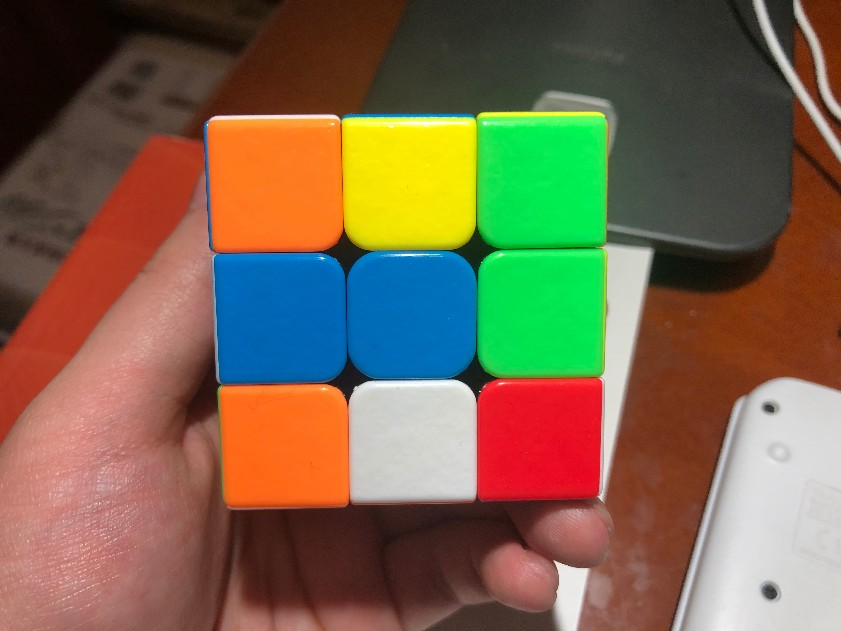
#> input picture RobotVision/1.jpg, 841 x 631 px, found by its file name
$ python tutorial_3.py
#> lines starting #> are read from the running program, lines starting #| are printed output that depends on the picture
#> further down, img is the input picture: shape (631, 841, 3); mean B, G, R 76.4, 101.6, 121.7
import cv2 as cv
import numpy as np


def extrace_object_demo():
    capture = cv.VideoCapture("C:/Users/Mark/Desktop/CubicRobot/extrace color demo.mp4")
    while True:
        ret, frame = capture.read()
        if ret is False:
            break
        hsv = cv.cvtColor(frame, cv.COLOR_BGR2HSV)
        lower_hsv = np.array([37, 43, 46])
        upper_hsv = np.array([77, 255, 255])
        mask = cv.inRange(hsv, lowerb=lower_hsv, upperb=upper_hsv)
        cv.imshow("video", frame)
        cv.imshow("mask", mask)
        c = cv.waitKey(40)
        if c is 27:
            break


def color_space_demo(image):
    gray = cv.cvtColor(image, cv.COLOR_BGR2GRAY)
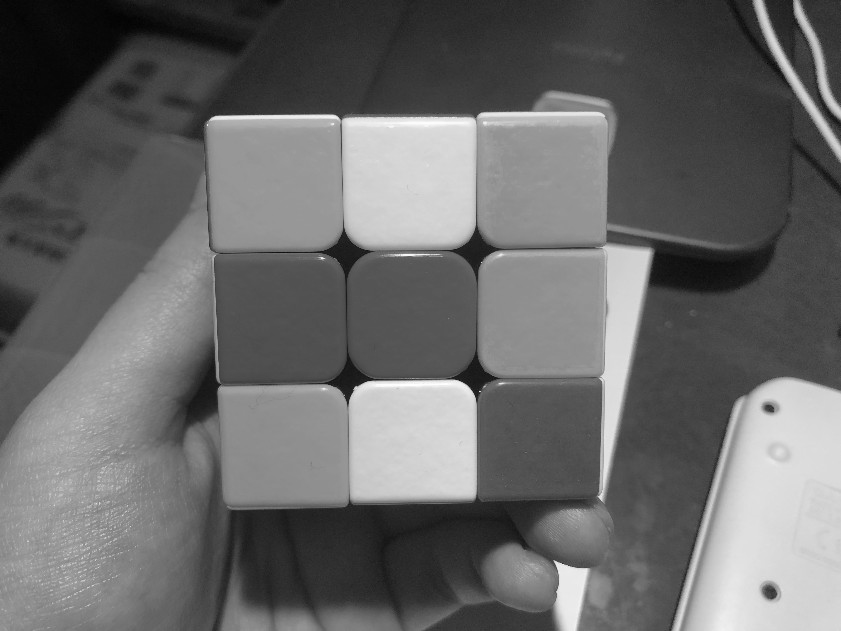
#> gray: shape (631, 841); min 2, max 254, mean 104.7
    hsv = cv.cvtColor(image, cv.COLOR_BGR2HSV)
#> hsv: shape (631, 841, 3); mean H, S, V 31.8, 139.7, 146.8
    hsv_full = cv.cvtColor(image, cv.COLOR_BGR2HSV_FULL)
#> hsv_full: shape (631, 841, 3); mean H, S, V 45.4, 139.7, 146.8
    print(np.array(hsv_full))
#> (printed output is left out)


img = cv.imread("C:/Users/Mark/Desktop/CubicRobot/RobotVision/1.jpg")
cv.namedWindow("1")
cv.imshow("1", img)
color_space_demo(img)

b, g, r = cv.split(img)
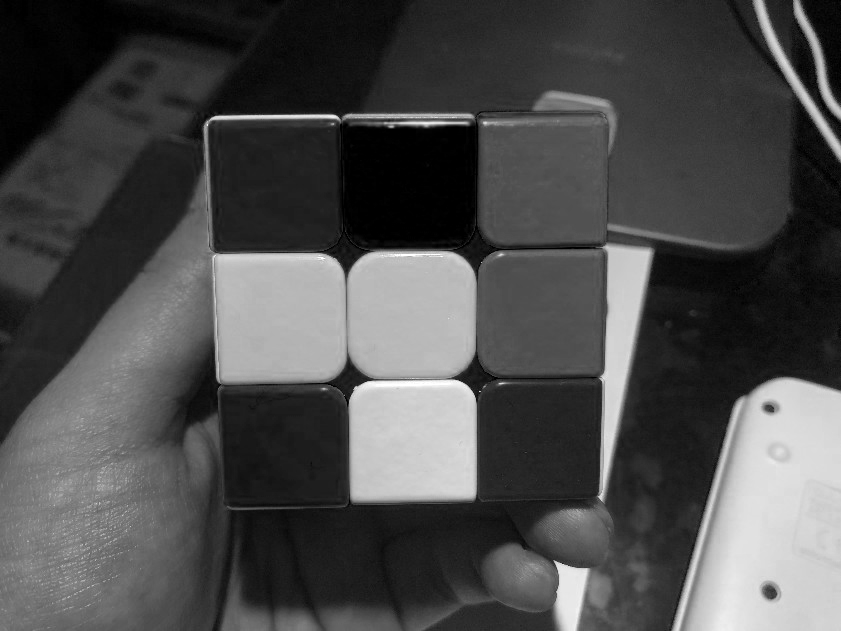
#> b: shape (631, 841); min 0, max 255, mean 76.4
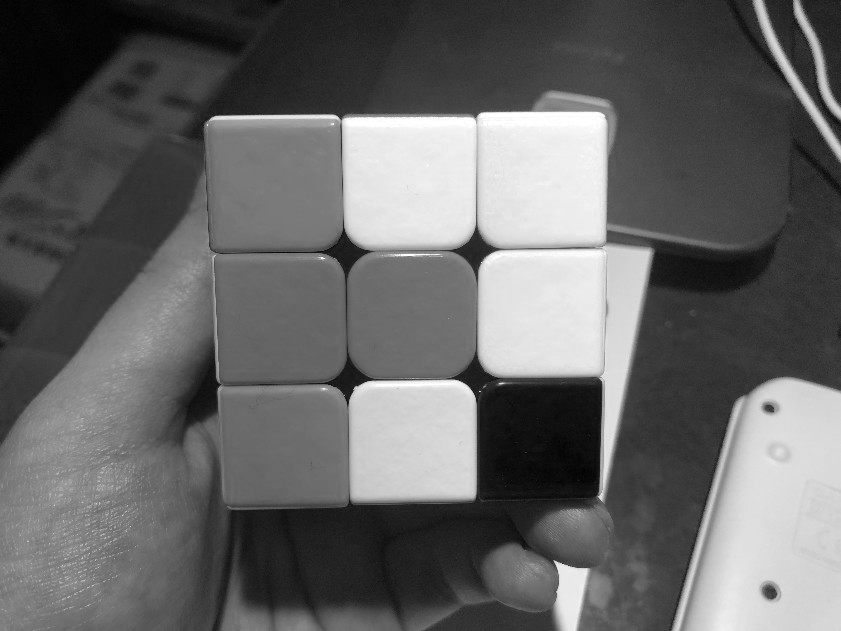
#> g: shape (631, 841); min 0, max 255, mean 101.6
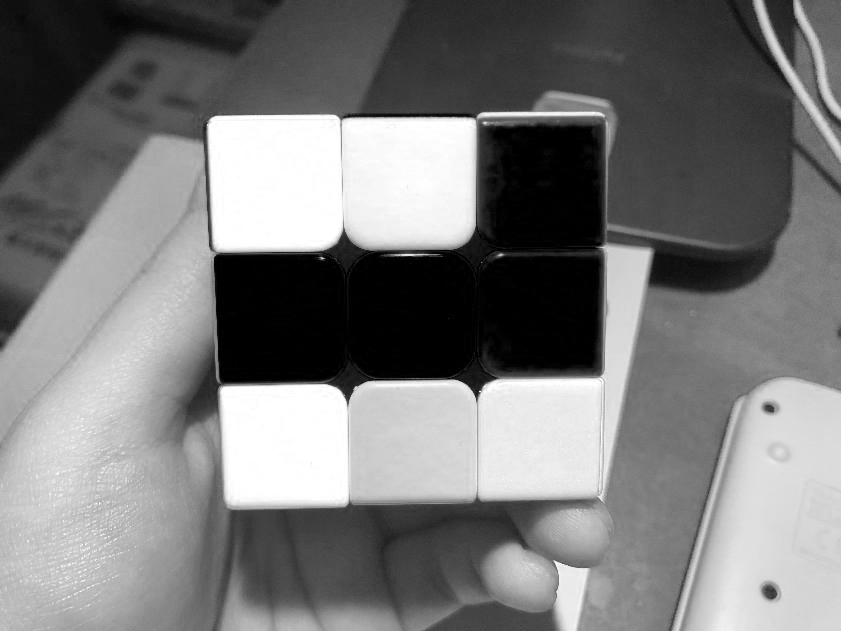
#> r: shape (631, 841); min 0, max 255, mean 121.7

cv.imshow("blue", b)
cv.imshow("green", g)
cv.imshow("red", r)

src = cv.merge([r, g, b])
# src[:, :, 2] = 0
cv.imshow("changed", src)

# extrace_object_demo()

cv.waitKey(0)

cv.destroyAllWindows()
